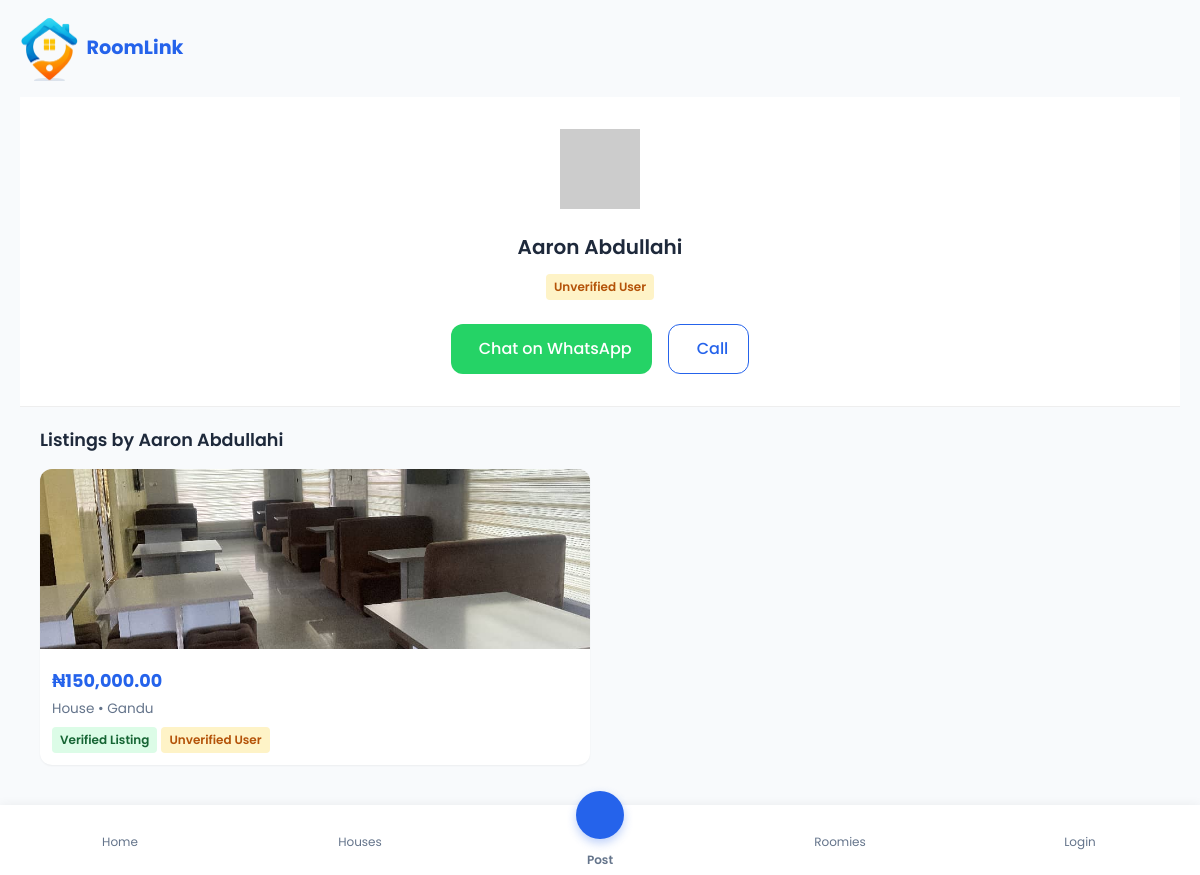
The page /user/2/ on the database its author committed.
### core/models.py (models this page shows, shortened)
class User(AbstractUser):
    username = None # We use email as username
    email = models.EmailField(_('email address'), unique=True)
    full_name = models.CharField(max_length=255)
    phone_number = models.CharField(max_length=20)
    department = models.CharField(max_length=100, blank=True, null=True)
    matric_number = models.CharField(max_length=50, blank=True, null=True)
    is_verified_student = models.BooleanField(default=False)
    VERIFICATION_STATUS_CHOICES = [
        ('not_submitted', 'Not Submitted'),
        ('pending', 'Pending Review'),
        ('approved', 'Approved'),
        ('rejected', 'Rejected'),
    ]
    verification_status = models.CharField(
        max_length=20,
        choices=VERIFICATION_STATUS_CHOICES,
        default='not_submitted'
    )
    verification_document = models.FileField(upload_to='verification_docs/', blank=True, null=True)
    USERNAME_FIELD = 'email'
    REQUIRED_FIELDS = ['full_name', 'phone_number']
    objects = UserManager()
    @property
    def whatsapp_link(self):
        clean_number = ''.join(filter(str.isdigit, str(self.phone_number)))
        if clean_number.startswith('0'):
            clean_number = '234' + clean_number[1:]
        return clean_number

class Listing(models.Model):
    LISTING_TYPE_CHOICES = [
        ('house', 'House'),
        ('roommate', 'Roommate'),
    ]
    title = models.CharField(max_length=255)
    description = models.TextField()
    rent = models.DecimalField(max_digits=10, decimal_places=2)
    location = models.CharField(max_length=255)
    listing_type = models.CharField(max_length=20, choices=LISTING_TYPE_CHOICES)
    GENDER_CHOICES = [('male', 'Male'), ('female', 'Female')]
    gender_preference = models.CharField(max_length=10, choices=GENDER_CHOICES, blank=True, null=True)
    LEVEL_CHOICES = [('100', '100 Lvl'), ('200', '200 Lvl'), ('300', '300 Lvl'), ('400', '400 Lvl'), ('500', '500 Lvl')]
    level_preference = models.CharField(max_length=10, choices=LEVEL_CHOICES, blank=True, null=True)
    interests = models.CharField(max_length=255, blank=True, null=True, help_text="Comma separated interests (e.g. Reading, Music, Sports)")
    image = models.ImageField(upload_to='listing_images/', blank=True, null=True)
    posted_by = models.ForeignKey(User, on_delete=models.CASCADE, related_name='listings')
    is_verified_listing = models.BooleanField(default=False)
    views_count = models.PositiveIntegerField(default=0)
    created_at = models.DateTimeField(auto_now_add=True)

### core/views.py (the view)
# urls.py: path('user/<int:user_id>/', views.user_profile, name='user_profile'),
def user_profile(request, user_id):
    profile_user = get_object_or_404(User, id=user_id)
    user_listings = Listing.objects.filter(posted_by=profile_user).order_by('-created_at')
    return render(request, 'user_profile.html', {'profile_user': profile_user, 'user_listings': user_listings})

### templates/user_profile.html (shortened to what this page needs)
{% extends 'base.html' %}
{% load static humanize %}
{% block content %}
<section id="user-profile-screen" class="screen-page">
    <div class="profile-header-card" style="text-align:center; padding:32px 20px; background:white; border-bottom:1px solid #eee;">
        <img src="https://ui-avatars.com/api/?name={{ profile_user.full_name|urlencode }}&background=random&size=128" class="profile-avatar-large" alt="{{ profile_user.full_name }}">
        <h2 style="margin-top:16px; margin-bottom:4px;">{{ profile_user.full_name }}</h2>
        <div style="display:flex; justify-content:center; gap:8px; flex-wrap:wrap; margin-top:12px;">
            {% if profile_user.is_verified_student %}
            <span class="badge badge-verified"><i class="ph-fill ph-seal-check"></i> Verified Student</span>
            {% else %}
            <span class="badge" style="background:#FEF3C7; color:#B45309;">Unverified User</span>
            {% endif %}
        </div>
        <div style="margin-top:24px; display:flex; justify-content:center; gap:16px;">
            <a href="https://wa.me/{{ profile_user.whatsapp_link }}" target="_blank" class="btn btn-primary" style="background-color:#25D366; border:none;">
                 Chat on WhatsApp
            </a>
            <a href="tel:{{ profile_user.phone_number }}" class="btn btn-secondary">
                 Call
            </a>
        </div>
    </div>
    <div class="profile-listings" style="padding:20px;">
        <h3 style="margin-bottom:16px; font-size:1.1rem;">Listings by {{ profile_user.full_name }}</h3>
        <div class="listings-grid">
            {% for house in user_listings %}
            <a href="{% url 'listing_detail' house.id %}" class="card-link">
                <div class="card">
                    {% if house.image %}
                    <img src="{{ house.image.url }}" class="card-image" alt="{{ house.title }}">
                    {% else %}
                    <div class="card-image" style="background:#f0f0f0; display:flex; align-items:center; justify-content:center; color:#aaa;">
                        <i class="ph ph-image" style="font-size:2rem;"></i>
                    </div>
                    {% endif %}
                    <div class="card-content">
                        <div class="card-price">
                            ₦{{ house.rent|intcomma }}
                        </div>
                        <div class="card-meta">{{ house.get_listing_type_display }} • {{ house.location }}</div>
                        <div style="margin-top:8px; display:flex; gap:4px; flex-wrap:wrap;">
                            {% if house.listing_type == 'roommate' %}
                                {% if house.posted_by.is_verified_student %}
                                <span class="badge" style="background:#e0f2fe; color:#0284c7;"><i class="ph-fill ph-student"></i> Verified Student</span>
                                {% else %}
                                <span class="badge" style="background:#FEF3C7; color:#B45309;">Unverified User</span>
                                {% endif %}
                            {% else %}
                                {% if house.is_verified_listing %}
                                <span class="badge badge-verified"> Verified Listing</span>
                                {% else %}
                                <span class="badge" style="background:#FEF3C7; color:#B45309;">Unverified Listing</span>
                                {% endif %}
                                {% if house.posted_by.is_verified_student %}
                                <span class="badge" style="background:#e0f2fe; color:#0284c7;"><i class="ph-fill ph-student"></i> Verified Student</span>
                                {% else %}
                                <span class="badge" style="background:#FEF3C7; color:#B45309;">Unverified User</span>
                                {% endif %}
                            {% endif %}
                        </div>
                    </div>
                </div>
            </a>
            {% empty %}
            <p style="color:var(--text-secondary); text-align:center;">No active listings.</p>
            {% endfor %}
        </div>
    </div>
</section>
{% endblock %}

### static/css/styles.css (style rules this page uses)
:root { --primary: #2563EB; --primary-dark: #1D4ED8; --secondary: #F97316; --bg-color: #F8FAFC; --card-bg: #FFFFFF; --text-main: #1E293B; --text-muted: #64748B; --border-color: #E2E8F0; --shadow-sm: 0 1px 2px 0 rgb(0 0 0 / 0.05); --shadow-md: 0 4px 6px -1px rgb(0 0 0 / 0.1), 0 2px 4px -2px rgb(0 0 0 / 0.1); --radius-sm: 8px; --radius-md: 12px; --radius-lg: 16px; --nav-height: 70px; }
* { box-sizing: border-box; margin: 0; padding: 0; -webkit-tap-highlight-color: transparent; }
body { font-family: 'Poppins', -apple-system, BlinkMacSystemFont, "Segoe UI", Roboto, Helvetica, Arial, sans-serif; background-color: var(--bg-color); color: var(--text-main); line-height: 1.5; padding-bottom: calc(var(--nav-height) + 20px); overscroll-behavior-y: none; }
h2 { font-size: 1.25rem; font-weight: 600; margin-bottom: 1rem; }
h3 { font-size: 1.1rem; font-weight: 600; }
a { text-decoration: none; color: inherit; }
.btn { display: inline-flex; align-items: center; justify-content: center; gap: 8px; padding: 12px 20px; border-radius: var(--radius-md); font-weight: 500; border: none; cursor: pointer; transition: transform 0.15s ease, opacity 0.2s; font-size: 1rem; text-decoration: none; }
.btn-primary { background-color: var(--primary); color: white; }
.btn-secondary { background-color: white; color: var(--primary); border: 1px solid var(--primary); }
.screen-page { padding: 0 20px; animation: fadeIn 0.3s ease; min-height: 80vh; }
.card-link { display: block; min-width: 280px; scroll-snap-align: start; }
.card { background: var(--card-bg); border-radius: var(--radius-md); overflow: hidden; box-shadow: var(--shadow-sm); transition: transform 0.2s; height: 100%; }
.card-image { width: 100%; height: 180px; object-fit: cover; background-color: #eee; }
.card-content { padding: 12px; }
.card-price { font-weight: 700; font-size: 1.1rem; color: var(--primary); }
.card-meta { display: flex; align-items: center; gap: 12px; font-size: 0.85rem; color: var(--text-muted); margin-top: 4px; }
.badge { padding: 4px 8px; border-radius: 4px; font-size: 0.75rem; font-weight: 600; display: inline-block; }
.badge-verified { background-color: #DCFCE7; color: #166534; }
.listings-grid { display: grid; gap: 20px; grid-template-columns: 1fr; }
.listings-grid .card-link { min-width: 0; }
@media (min-width: 600px) { .listings-grid { grid-template-columns: repeat(2, 1fr); } }

### rows shown on the page
User: full_name "Aaron Abdullahi"
Listing: image (picture), rent "150,000.00", listing_type "House", location "Gandu", is_verified_listing "Verified Listing", shows "Unverified User"
